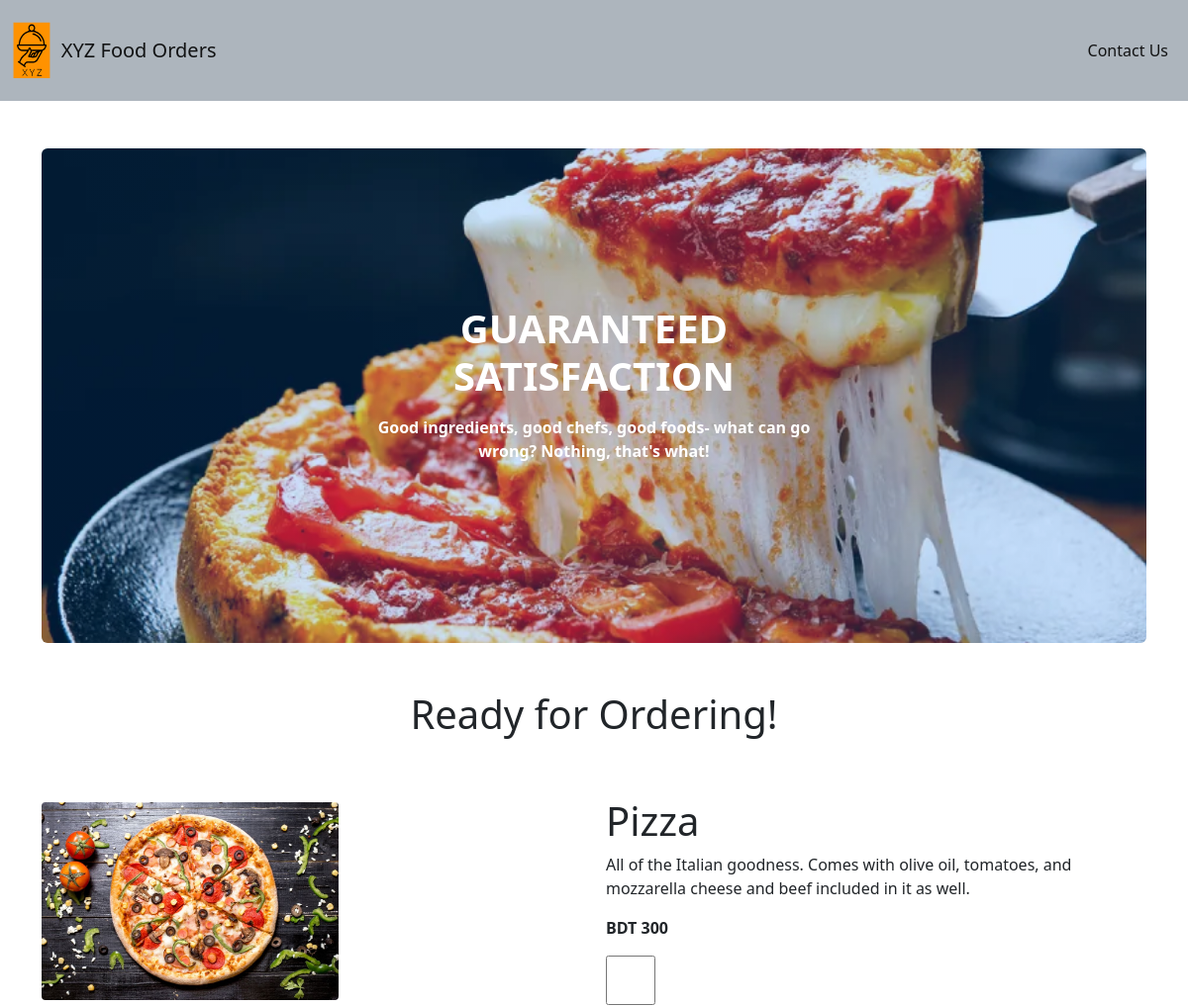
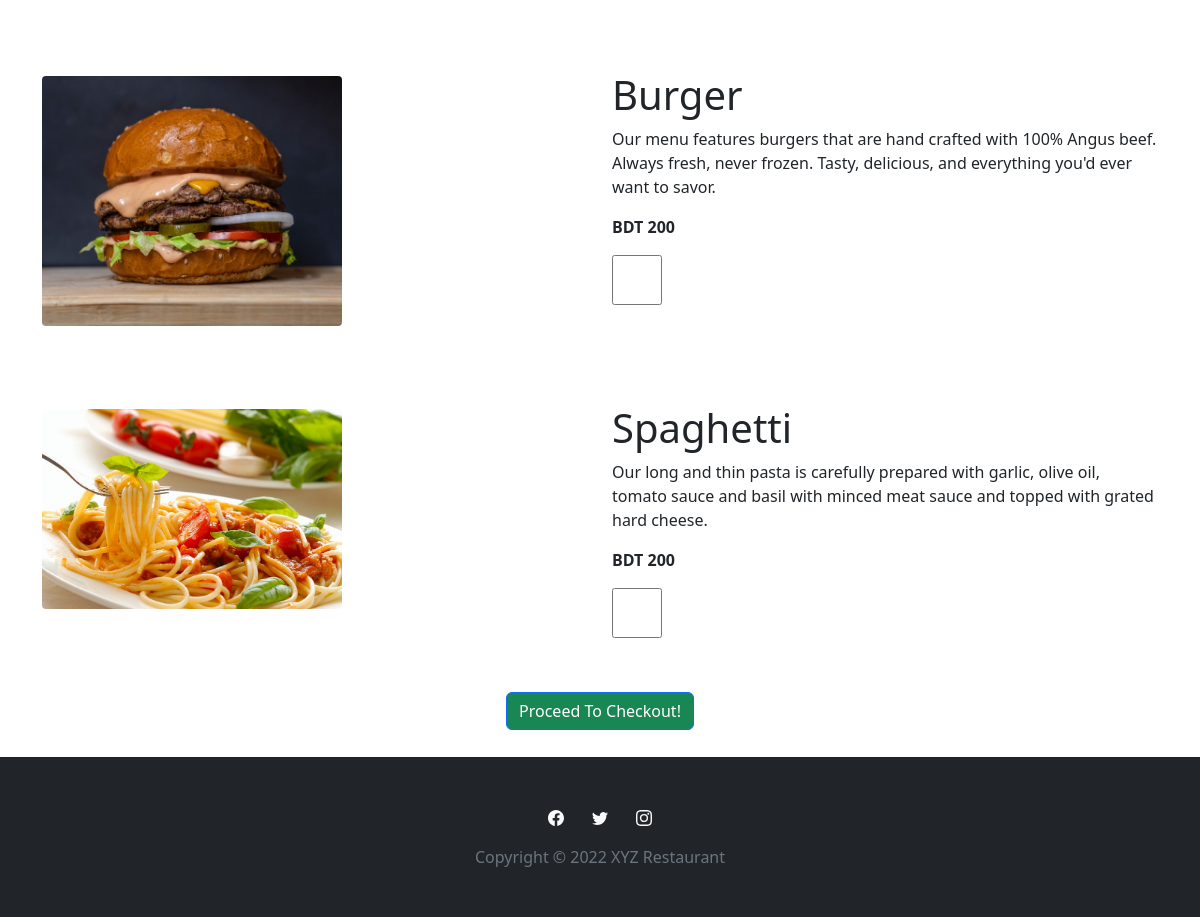
Page /PHP/menu.php on the committed database (2 pictures, top to bottom).
### tables this page shows
CREATE TABLE `menu_table` (
  `item_id` int(11) NOT NULL,
  `item_name` varchar(50) NOT NULL,
  `item_pic` text NOT NULL,
  `item_description` text DEFAULT NULL,
  `item_price` int(11) NOT NULL,
  `item_available` tinyint(1) NOT NULL DEFAULT 1
);

### PHP/menu.php (the view, shortened to what this page needs)
<?php
$con = new mysqli("localhost","root","","xyz_order_db");
?>
<!DOCTYPE html>
<html lang="en">
<head>
    <link rel="stylesheet" href="../assets/bootstrap/css/bootstrap.min.css">
    <link rel="stylesheet" href="../assets/css/Navbar-Right-Links-icons.css">
</head>
<?php
$sql_writer = $con->prepare("SELECT * FROM menu_table WHERE item_available=1");
$sql_writer->execute();
$item_id = $item_name = $item_pic = $item_description = $item_price = $item_available = "";
$sql_writer->bind_result($item_id,$item_name, $item_pic, $item_description, $item_price, $item_available);
$sql_writer->store_result();
?>
<body>
    <nav class="navbar navbar-light navbar-expand-md sticky-top py-3" id="mainNav" style="background: var(--bs-gray-500);position: sticky;">
        <div class="container-fluid"><a class="navbar-brand d-flex align-items-center" href="../index.php"><span style="margin-right: 5%"><img src="../assets/img/logo.png" width="40px" height="60px"></span><span>XYZ Food Orders</span></a>
            <div class="collapse navbar-collapse" id="navcol-2">
                <ul class="navbar-nav ms-auto">
                    <li class="nav-item"><a class="nav-link" href="feedback_form.php" style="color: var(--bs-navbar-active-color);">Contact Us</a></li>
                </ul>
            </div>
        </div>
    </nav>
    <section class="py-4 py-xl-5">
        <div class="container">
            <div class="border rounded border-0 d-flex flex-column justify-content-center align-items-center p-4 py-5" style="background: linear-gradient(rgba(0,123,255,0.2), rgba(0,123,255,0.2)), url(../assets/img/menu_header.webp) center / cover;height: 500px;">
                <div class="row">
                    <div class="col-md-10 col-xl-8 text-center d-flex d-sm-flex d-md-flex justify-content-center align-items-center mx-auto justify-content-md-start align-items-md-center justify-content-xl-center">
                        <div>
                            <h1 class="text-uppercase fw-bold mb-3" style="color: var(--bs-white);">Guaranteed satisfaction</h1>
                            <p class="mb-4" style="color: var(--bs-white);font-weight: bold;">Good ingredients, good chefs, good foods- what can go wrong? Nothing, that's what!</p>
                        </div>
                    </div>
                </div>
            </div>
        </div>
    </section>
    <h1 class="text-center" style="margin-bottom: 5%;">Ready for Ordering!</h1>
    <form action="checkout.php" method="post">
        <div class="container" style="margin-bottom: 35px;margin-top: 11px;">
            <?php
            for ($i = 0; $i < $sql_writer->num_rows; $i++) {
                $sql_writer->fetch();
                echo(
                " <div class= 'row mb-lg-5'>
                <div class='col' style='margin-top: 5px;'><img class='img-fluid rounded-1' width='300' height='300' style='margin-bottom: 30px;' src=  $item_pic  ></div>
                <div class='col'>
                    <h1> $item_name</h1>
                    <p> $item_description </p>
                    <p><b>BDT $item_price </b></p>
                    <input type='checkbox' name='arr[]' value=$item_id style='width: 50px;height: 50px;'>
                </div>
            </div>"
                );
            }
            ?>
        </div>
        <div class="container" style="margin-bottom: 35px;margin-top: 11px;">
            <div class="row text-center">
                <div class="col"><button class="btn btn-primary" type="submit" name="checkout" style="background: var(--bs-green);">Proceed To Checkout!</button></div>
            </div>
        </div>
    </form>
</body>
</html>

### rows in the picture
menu_table: shows a picture, item_name "Pizza", item_description "All of the Italian goodness. Comes with olive oil, tomatoes, and mozzarella cheese and beef included in it as well.", item_price "300"
menu_table: shows a picture, item_name "Burger", item_description "Our menu features burgers that are hand crafted with 100% Angus beef. Always fresh, never frozen. Tasty, delicious, and everything you'd ever want to savor.", item_price "200"
menu_table: shows a picture, item_name "Spaghetti", item_description "Our long and thin pasta is carefully prepared with garlic, olive oil, tomato sauce and basil with minced meat sauce and topped with grated hard cheese.", item_price "200"
